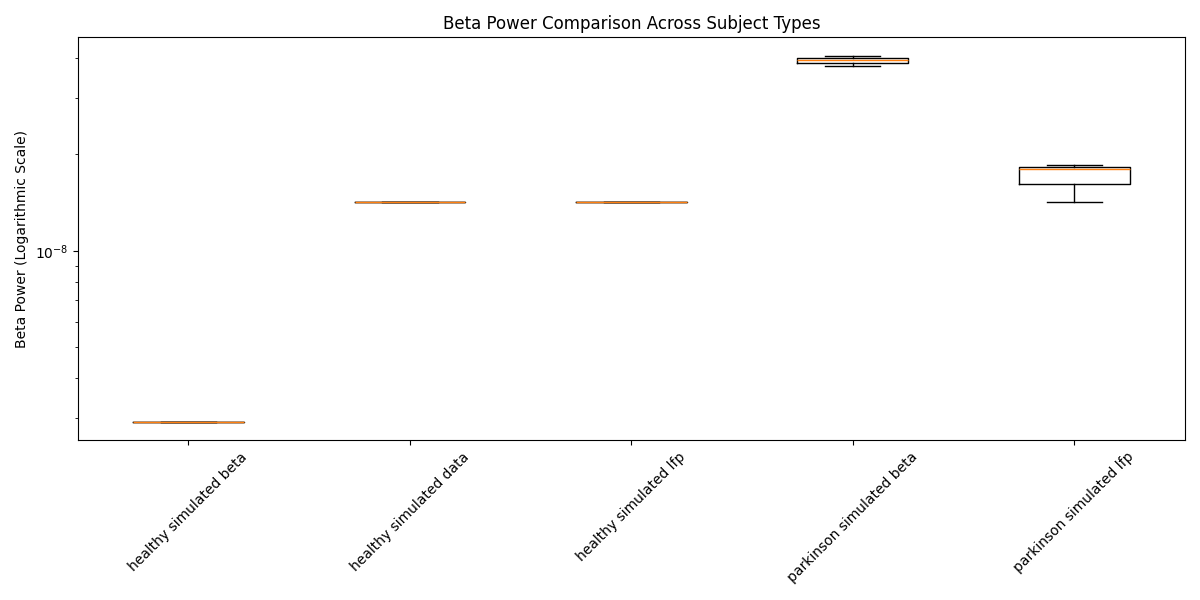

Recreate this plot in Python.
# This script compares data across multiple subjects to better understand the dataset

import numpy as np
import matplotlib.pyplot as plt
import h5py
import remfile
import pynwb
import pandas as pd
from scipy import signal
import requests
import random
from collections import defaultdict

# Get asset list for multiple subjects
def get_assets_by_subject_type():
    url = "https://api.dandiarchive.org/api/dandisets/001333/versions/draft/assets/?page_size=200"
    assets_by_type = defaultdict(list)
    
    while url:
        response = requests.get(url)
        data = response.json()
        
        for asset in data['results']:
            path = asset['path']
            parts = path.split('/')
            if len(parts) > 0 and parts[0].startswith('sub-'):
                subject_type = parts[0]
                assets_by_type[subject_type].append({
                    'path': path,
                    'asset_id': asset['asset_id'],
                    'url': f"https://api.dandiarchive.org/api/assets/{asset['asset_id']}/download/"
                })
        
        url = data.get('next')
        if not url:
            break
    
    return assets_by_type

def sample_assets(assets_by_type, sample_size=3):
    """Sample assets from each subject type"""
    sampled_assets = {}
    for subject_type, assets in assets_by_type.items():
        if len(assets) > sample_size:
            sampled_assets[subject_type] = random.sample(assets, sample_size)
        else:
            sampled_assets[subject_type] = assets
    return sampled_assets

def compute_beta_power(url):
    """Compute beta band (13-30 Hz) power for a given asset"""
    try:
        file = remfile.File(url)
        h5 = h5py.File(file)
        io = pynwb.NWBHDF5IO(file=h5)
        nwb = io.read()
        
        # Check if it's a beta or LFP file
        if "Beta_Band_Voltage" in nwb.processing["ecephys"].data_interfaces["LFP"].electrical_series:
            data = nwb.processing["ecephys"].data_interfaces["LFP"].electrical_series["Beta_Band_Voltage"].data[:]
            # For beta files, just compute the mean power (squared amplitude)
            beta_power = np.mean(np.square(data))
            
        elif "LFP" in nwb.processing["ecephys"].data_interfaces["LFP"].electrical_series:
            # For LFP files, get a subset and compute spectral power in beta band
            data_subset = nwb.processing["ecephys"].data_interfaces["LFP"].electrical_series["LFP"].data[0:4000]
            fs = nwb.processing["ecephys"].data_interfaces["LFP"].electrical_series["LFP"].rate
            
            # Compute power spectral density
            freq, psd = signal.welch(data_subset, fs=fs, nperseg=1024, scaling='spectrum')
            
            # Extract beta band (13-30 Hz)
            beta_idx = np.where((freq >= 13) & (freq <= 30))[0]
            beta_power = np.mean(psd[beta_idx])
        
        return beta_power, nwb.subject.subject_id
    except Exception as e:
        print(f"Error processing {url}: {e}")
        return None, None

# Let's examine electrode information from one file to better understand the recording setup
def examine_electrode_info(url):
    try:
        file = remfile.File(url)
        h5 = h5py.File(file)
        io = pynwb.NWBHDF5IO(file=h5)
        nwb = io.read()
        
        # Get electrode information
        electrode_groups = list(nwb.electrode_groups.keys())
        
        # Create a table of electrode information if available
        electrode_data = []
        if hasattr(nwb, 'electrodes') and len(nwb.electrodes.id) > 0:
            for i in range(len(nwb.electrodes.id)):
                electrode_info = {}
                for col in nwb.electrodes.colnames:
                    try:
                        electrode_info[col] = nwb.electrodes[col][i]
                    except:
                        electrode_info[col] = None
                electrode_data.append(electrode_info)
            
        return electrode_groups, electrode_data
    except Exception as e:
        print(f"Error examining electrodes {url}: {e}")
        return [], []

# Main function
def main():
    # Get assets by subject type
    print("Fetching assets...")
    assets_by_type = get_assets_by_subject_type()
    print(f"Found {sum(len(v) for v in assets_by_type.values())} assets across {len(assets_by_type)} subject types")
    
    # Sample assets to avoid processing all files
    sampled_assets = sample_assets(assets_by_type)
    
    # Look at electrode information from one file
    print("\nExamining electrode information...")
    sample_url = sampled_assets["sub-healthy-simulated-beta"][0]["url"]
    electrode_groups, electrode_data = examine_electrode_info(sample_url)
    
    print(f"Electrode groups: {electrode_groups}")
    if electrode_data:
        print("\nElectrode data sample:")
        df = pd.DataFrame(electrode_data[:5])  # Show first 5 rows
        print(df)
    
    # Compute beta power for each sampled asset
    print("\nComputing beta power for sample files...")
    results = []
    
    for subject_type, assets in sampled_assets.items():
        for asset in assets:
            print(f"Processing {asset['path']}...")
            beta_power, subject_id = compute_beta_power(asset['url'])
            if beta_power is not None:
                results.append({
                    'subject_type': subject_type,
                    'asset_id': asset['asset_id'],
                    'path': asset['path'],
                    'beta_power': beta_power,
                    'subject_id': subject_id
                })
    
    # Convert to dataframe
    results_df = pd.DataFrame(results)
    print("\nResults summary:")
    print(results_df.groupby('subject_type')[['beta_power']].describe())
    
    # Plot beta power by subject type as a boxplot
    plt.figure(figsize=(12, 6))
    
    # Sort the dataframe by subject type to ensure consistent order
    plot_data = []
    labels = []
    
    for subject_type in sorted(results_df['subject_type'].unique()):
        plot_data.append(results_df[results_df['subject_type'] == subject_type]['beta_power'])
        # Create readable labels
        label = subject_type.replace('sub-', '').replace('-', ' ')
        labels.append(label)
    
    # Create boxplot
    plt.boxplot(plot_data, labels=labels)
    plt.title('Beta Power Comparison Across Subject Types')
    plt.ylabel('Beta Power (Logarithmic Scale)')
    plt.yscale('log')  # Use log scale for better visualization
    plt.xticks(rotation=45)
    plt.tight_layout()
    plt.savefig('tmp_scripts/multi_subject_comparison.png')
    
    # Create individual subject plots for each file type
    plt.figure(figsize=(14, 8))
    
    # Split the figure into beta and lfp types
    beta_df = results_df[results_df['subject_type'].str.contains('beta')]
    lfp_df = results_df[results_df['subject_type'].str.contains('lfp')]
    
    plt.subplot(1, 2, 1)
    for subject_type in sorted(beta_df['subject_type'].unique()):
        data = beta_df[beta_df['subject_type'] == subject_type]
        label = subject_type.replace('sub-', '').replace('-', ' ')
        plt.scatter(data['subject_id'], data['beta_power'], label=label, alpha=0.7)
    
    plt.xlabel('Subject ID')
    plt.ylabel('Beta Power')
    plt.title('Beta Files: Individual Subject Comparison')
    plt.yscale('log')  # Use log scale for better visualization
    plt.legend()
    plt.grid(True, alpha=0.3)
    
    plt.subplot(1, 2, 2)
    for subject_type in sorted(lfp_df['subject_type'].unique()):
        data = lfp_df[lfp_df['subject_type'] == subject_type]
        label = subject_type.replace('sub-', '').replace('-', ' ')
        plt.scatter(data['subject_id'], data['beta_power'], label=label, alpha=0.7)
    
    plt.xlabel('Subject ID')
    plt.ylabel('Beta Power')
    plt.title('LFP Files: Individual Subject Comparison')
    plt.yscale('log')  # Use log scale for better visualization
    plt.legend()
    plt.grid(True, alpha=0.3)
    
    plt.tight_layout()
    plt.savefig('tmp_scripts/individual_subject_comparison.png')

if __name__ == "__main__":
    main()